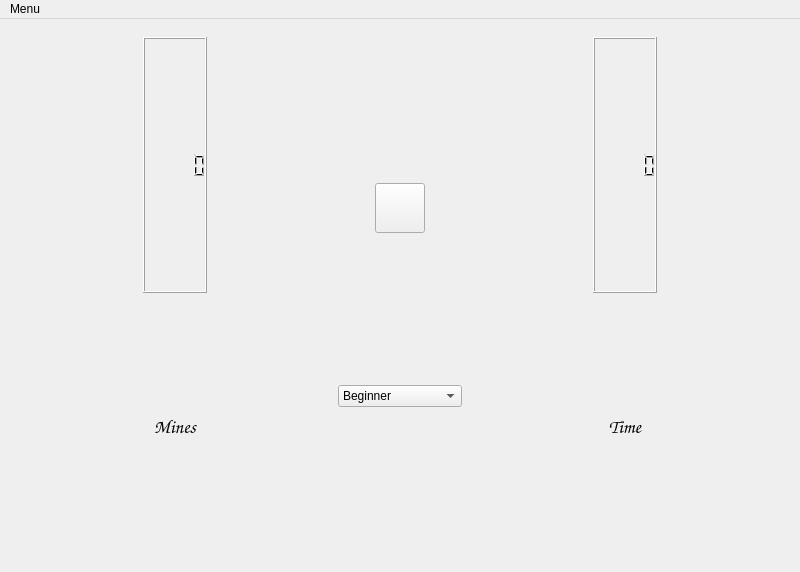
<?xml version="1.0" encoding="UTF-8"?>
<ui version="4.0">
 <class>MainWindow</class>
 <widget class="QMainWindow" name="MainWindow">
  <property name="geometry">
   <rect>
    <x>0</x>
    <y>0</y>
    <width>800</width>
    <height>572</height>
   </rect>
  </property>
  <property name="windowTitle">
   <string>MainWindow</string>
  </property>
  <widget class="QWidget" name="centralwidget">
   <layout class="QVBoxLayout" name="verticalLayout">
    <item>
     <widget class="QWidget" name="topWidget" native="true">
      <property name="minimumSize">
       <size>
        <width>0</width>
        <height>0</height>
       </size>
      </property>
      <layout class="QHBoxLayout" name="horizontalLayout_2">
       <item>
        <spacer name="horizontalSpacer_3">
         <property name="orientation">
          <enum>Qt::Horizontal</enum>
         </property>
         <property name="sizeHint" stdset="0">
          <size>
           <width>1</width>
           <height>20</height>
          </size>
         </property>
        </spacer>
       </item>
       <item>
        <layout class="QVBoxLayout" name="verticalLayout_2">
         <item>
          <widget class="QLCDNumber" name="minesLCDNumber"/>
         </item>
         <item>
          <widget class="QLabel" name="label">
           <property name="font">
            <font>
             <family>Comic Sans MS</family>
             <pointsize>14</pointsize>
            </font>
           </property>
           <property name="text">
            <string>Mines</string>
           </property>
           <property name="alignment">
            <set>Qt::AlignCenter</set>
           </property>
          </widget>
         </item>
        </layout>
       </item>
       <item>
        <spacer name="horizontalSpacer_4">
         <property name="orientation">
          <enum>Qt::Horizontal</enum>
         </property>
         <property name="sizeHint" stdset="0">
          <size>
           <width>1</width>
           <height>20</height>
          </size>
         </property>
        </spacer>
       </item>
       <item>
        <layout class="QVBoxLayout" name="verticalLayout_5">
         <item>
          <layout class="QHBoxLayout" name="horizontalLayout">
           <item>
            <spacer name="horizontalSpacer">
             <property name="orientation">
              <enum>Qt::Horizontal</enum>
             </property>
             <property name="sizeHint" stdset="0">
              <size>
               <width>1</width>
               <height>20</height>
              </size>
             </property>
            </spacer>
           </item>
           <item>
            <widget class="QPushButton" name="newGameButton">
             <property name="sizePolicy">
              <sizepolicy hsizetype="Fixed" vsizetype="Fixed">
               <horstretch>0</horstretch>
               <verstretch>0</verstretch>
              </sizepolicy>
             </property>
             <property name="minimumSize">
              <size>
               <width>50</width>
               <height>50</height>
              </size>
             </property>
             <property name="maximumSize">
              <size>
               <width>50</width>
               <height>50</height>
              </size>
             </property>
             <property name="layoutDirection">
              <enum>Qt::LeftToRight</enum>
             </property>
             <property name="text">
              <string/>
             </property>
             <property name="icon">
              <iconset>
               <normalon>:/images/face_alive.png</normalon>
              </iconset>
             </property>
             <property name="iconSize">
              <size>
               <width>35</width>
               <height>35</height>
              </size>
             </property>
            </widget>
           </item>
           <item>
            <spacer name="horizontalSpacer_2">
             <property name="orientation">
              <enum>Qt::Horizontal</enum>
             </property>
             <property name="sizeHint" stdset="0">
              <size>
               <width>1</width>
               <height>20</height>
              </size>
             </property>
            </spacer>
           </item>
          </layout>
         </item>
         <item>
          <widget class="QComboBox" name="difficultyComboBox">
           <item>
            <property name="text">
             <string>Beginner</string>
            </property>
           </item>
           <item>
            <property name="text">
             <string>Easy</string>
            </property>
           </item>
           <item>
            <property name="text">
             <string>Intermediate</string>
            </property>
           </item>
           <item>
            <property name="text">
             <string>Expert</string>
            </property>
           </item>
           <item>
            <property name="text">
             <string>Custom</string>
            </property>
           </item>
          </widget>
         </item>
        </layout>
       </item>
       <item>
        <spacer name="horizontalSpacer_5">
         <property name="orientation">
          <enum>Qt::Horizontal</enum>
         </property>
         <property name="sizeHint" stdset="0">
          <size>
           <width>1</width>
           <height>20</height>
          </size>
         </property>
        </spacer>
       </item>
       <item>
        <layout class="QVBoxLayout" name="verticalLayout_3">
         <item>
          <widget class="QLCDNumber" name="timeLCDNumber"/>
         </item>
         <item>
          <widget class="QLabel" name="label_2">
           <property name="font">
            <font>
             <family>Comic Sans MS</family>
             <pointsize>14</pointsize>
            </font>
           </property>
           <property name="text">
            <string>Time</string>
           </property>
           <property name="alignment">
            <set>Qt::AlignCenter</set>
           </property>
          </widget>
         </item>
        </layout>
       </item>
       <item>
        <spacer name="horizontalSpacer_6">
         <property name="orientation">
          <enum>Qt::Horizontal</enum>
         </property>
         <property name="sizeHint" stdset="0">
          <size>
           <width>1</width>
           <height>20</height>
          </size>
         </property>
        </spacer>
       </item>
      </layout>
     </widget>
    </item>
   </layout>
  </widget>
  <widget class="QMenuBar" name="menubar">
   <property name="geometry">
    <rect>
     <x>0</x>
     <y>0</y>
     <width>800</width>
     <height>20</height>
    </rect>
   </property>
   <widget class="QMenu" name="menuMenu">
    <property name="title">
     <string>Menu</string>
    </property>
    <addaction name="actionNew_Game"/>
    <addaction name="actionSettings"/>
    <addaction name="actionQuit"/>
    <addaction name="actionHelp"/>
   </widget>
   <addaction name="menuMenu"/>
  </widget>
  <action name="actionNew_Game">
   <property name="text">
    <string>New Game</string>
   </property>
  </action>
  <action name="actionSettings">
   <property name="text">
    <string>Settings</string>
   </property>
  </action>
  <action name="actionQuit">
   <property name="text">
    <string>Quit</string>
   </property>
  </action>
  <action name="actionHelp">
   <property name="text">
    <string>Help</string>
   </property>
  </action>
 </widget>
 <resources/>
 <connections/>
</ui>
